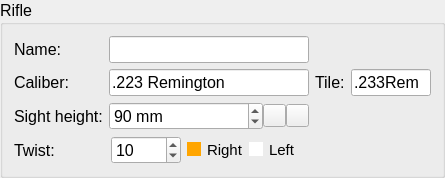
                <widget class="QGroupBox" name="rifleGroupBox">
                 <property name="sizePolicy">
                  <sizepolicy hsizetype="Expanding" vsizetype="Expanding">
                   <horstretch>0</horstretch>
                   <verstretch>0</verstretch>
                  </sizepolicy>
                 </property>
                 <property name="minimumSize">
                  <size>
                   <width>0</width>
                   <height>157</height>
                  </size>
                 </property>
                 <property name="maximumSize">
                  <size>
                   <width>16777215</width>
                   <height>188</height>
                  </size>
                 </property>
                 <property name="font">
                  <font>
                   <pointsize>12</pointsize>
                   <underline>false</underline>
                   <kerning>true</kerning>
                  </font>
                 </property>
                 <property name="styleSheet">
                  <string notr="true"/>
                 </property>
                 <property name="title">
                  <string>Rifle</string>
                 </property>
                 <property name="alignment">
                  <set>Qt::AlignLeading|Qt::AlignLeft|Qt::AlignTop</set>
                 </property>
                 <layout class="QFormLayout" name="formLayout_2">
                  <item row="0" column="0">
                   <widget class="QLabel" name="label">
                    <property name="font">
                     <font>
                      <pointsize>12</pointsize>
                     </font>
                    </property>
                    <property name="text">
                     <string>Name:</string>
                    </property>
                   </widget>
                  </item>
                  <item row="0" column="1">
                   <widget class="QLineEdit" name="rifleName">
                    <property name="sizePolicy">
                     <sizepolicy hsizetype="Expanding" vsizetype="Fixed">
                      <horstretch>0</horstretch>
                      <verstretch>0</verstretch>
                     </sizepolicy>
                    </property>
                    <property name="minimumSize">
                     <size>
                      <width>200</width>
                      <height>0</height>
                     </size>
                    </property>
                    <property name="maximumSize">
                     <size>
                      <width>200</width>
                      <height>16777215</height>
                     </size>
                    </property>
                    <property name="font">
                     <font>
                      <pointsize>12</pointsize>
                     </font>
                    </property>
                    <property name="styleSheet">
                     <string notr="true"/>
                    </property>
                    <property name="text">
                     <string/>
                    </property>
                    <property name="maxLength">
                     <number>20</number>
                    </property>
                    <property name="frame">
                     <bool>true</bool>
                    </property>
                   </widget>
                  </item>
                  <item row="2" column="0">
                   <widget class="QLabel" name="label_2">
                    <property name="font">
                     <font>
                      <pointsize>12</pointsize>
                     </font>
                    </property>
                    <property name="text">
                     <string>Caliber:</string>
                    </property>
                   </widget>
                  </item>
                  <item row="2" column="1">
                   <widget class="QWidget" name="widget" native="true">
                    <property name="maximumSize">
                     <size>
                      <width>334</width>
                      <height>16777215</height>
                     </size>
                    </property>
                    <layout class="QHBoxLayout" name="horizontalLayout_16">
                     <property name="spacing">
                      <number>6</number>
                     </property>
                     <property name="leftMargin">
                      <number>0</number>
                     </property>
                     <property name="topMargin">
                      <number>0</number>
                     </property>
                     <property name="rightMargin">
                      <number>0</number>
                     </property>
                     <property name="bottomMargin">
                      <number>0</number>
                     </property>
                     <item>
                      <widget class="QLineEdit" name="caliberName">
                       <property name="sizePolicy">
                        <sizepolicy hsizetype="Fixed" vsizetype="Fixed">
                         <horstretch>0</horstretch>
                         <verstretch>0</verstretch>
                        </sizepolicy>
                       </property>
                       <property name="minimumSize">
                        <size>
                         <width>200</width>
                         <height>0</height>
                        </size>
                       </property>
                       <property name="maximumSize">
                        <size>
                         <width>200</width>
                         <height>16777215</height>
                        </size>
                       </property>
                       <property name="font">
                        <font>
                         <pointsize>12</pointsize>
                        </font>
                       </property>
                       <property name="styleSheet">
                        <string notr="true"/>
                       </property>
                       <property name="text">
                        <string>.223 Remington</string>
                       </property>
                       <property name="maxLength">
                        <number>20</number>
                       </property>
                      </widget>
                     </item>
                     <item>
                      <widget class="QLabel" name="label_4">
                       <property name="font">
                        <font>
                         <pointsize>12</pointsize>
                        </font>
                       </property>
                       <property name="text">
                        <string>Tile:</string>
                       </property>
                      </widget>
                     </item>
                     <item>
                      <widget class="QLineEdit" name="caliberShort">
                       <property name="sizePolicy">
                        <sizepolicy hsizetype="Fixed" vsizetype="Fixed">
                         <horstretch>0</horstretch>
                         <verstretch>0</verstretch>
                        </sizepolicy>
                       </property>
                       <property name="minimumSize">
                        <size>
                         <width>0</width>
                         <height>0</height>
                        </size>
                       </property>
                       <property name="maximumSize">
                        <size>
                         <width>80</width>
                         <height>16777215</height>
                        </size>
                       </property>
                       <property name="font">
                        <font>
                         <pointsize>12</pointsize>
                        </font>
                       </property>
                       <property name="styleSheet">
                        <string notr="true"/>
                       </property>
                       <property name="text">
                        <string>.233Rem</string>
                       </property>
                       <property name="maxLength">
                        <number>8</number>
                       </property>
                      </widget>
                     </item>
                    </layout>
                   </widget>
                  </item>
                  <item row="4" column="0">
                   <widget class="QLabel" name="label_3">
                    <property name="font">
                     <font>
                      <pointsize>12</pointsize>
                     </font>
                    </property>
                    <property name="text">
                     <string>Sight height:</string>
                    </property>
                   </widget>
                  </item>
                  <item row="4" column="1">
                   <widget class="QWidget" name="widget_24" native="true">
                    <property name="minimumSize">
                     <size>
                      <width>0</width>
                      <height>0</height>
                     </size>
                    </property>
                    <property name="maximumSize">
                     <size>
                      <width>200</width>
                      <height>16777215</height>
                     </size>
                    </property>
                    <layout class="QHBoxLayout" name="horizontalLayout_7">
                     <property name="spacing">
                      <number>0</number>
                     </property>
                     <property name="leftMargin">
                      <number>0</number>
                     </property>
                     <property name="topMargin">
                      <number>0</number>
                     </property>
                     <property name="rightMargin">
                      <number>0</number>
                     </property>
                     <property name="bottomMargin">
                      <number>0</number>
                     </property>
                     <item>
                      <widget class="QSpinBox" name="shSpinBox">
                       <property name="font">
                        <font>
                         <pointsize>12</pointsize>
                        </font>
                       </property>
                       <property name="styleSheet">
                        <string notr="true"/>
                       </property>
                       <property name="suffix">
                        <string> mm</string>
                       </property>
                       <property name="maximum">
                        <number>200</number>
                       </property>
                       <property name="value">
                        <number>90</number>
                       </property>
                      </widget>
                     </item>
                     <item>
                      <widget class="QPushButton" name="lPushButton">
                       <property name="sizePolicy">
                        <sizepolicy hsizetype="Fixed" vsizetype="Fixed">
                         <horstretch>0</horstretch>
                         <verstretch>0</verstretch>
                        </sizepolicy>
                       </property>
                       <property name="maximumSize">
                        <size>
                         <width>23</width>
                         <height>23</height>
                        </size>
                       </property>
                       <property name="text">
                        <string/>
                       </property>
                       <property name="icon">
                        <iconset>
                         <normaloff>.rsrc/res/drawable/arrowrlbtn21a.png</normaloff>.rsrc/res/drawable/arrowrlbtn21a.png</iconset>
                       </property>
                      </widget>
                     </item>
                     <item>
                      <widget class="QPushButton" name="rPushButton">
                       <property name="sizePolicy">
                        <sizepolicy hsizetype="Fixed" vsizetype="Fixed">
                         <horstretch>0</horstretch>
                         <verstretch>0</verstretch>
                        </sizepolicy>
                       </property>
                       <property name="maximumSize">
                        <size>
                         <width>23</width>
                         <height>23</height>
                        </size>
                       </property>
                       <property name="text">
                        <string/>
                       </property>
                       <property name="icon">
                        <iconset>
                         <normaloff>.rsrc/res/drawable/arrowlrbtn21a.png</normaloff>.rsrc/res/drawable/arrowlrbtn21a.png</iconset>
                       </property>
                      </widget>
                     </item>
                    </layout>
                   </widget>
                  </item>
                  <item row="6" column="0">
                   <widget class="QLabel" name="label_5">
                    <property name="font">
                     <font>
                      <pointsize>12</pointsize>
                     </font>
                    </property>
                    <property name="text">
                     <string>Twist:</string>
                    </property>
                   </widget>
                  </item>
                  <item row="6" column="1">
                   <widget class="QWidget" name="widget_2" native="true">
                    <property name="maximumSize">
                     <size>
                      <width>200</width>
                      <height>16777215</height>
                     </size>
                    </property>
                    <layout class="QHBoxLayout" name="horizontalLayout_17">
                     <property name="spacing">
                      <number>4</number>
                     </property>
                     <property name="leftMargin">
                      <number>0</number>
                     </property>
                     <property name="topMargin">
                      <number>0</number>
                     </property>
                     <property name="rightMargin">
                      <number>0</number>
                     </property>
                     <property name="bottomMargin">
                      <number>0</number>
                     </property>
                     <item>
                      <widget class="QSpinBox" name="twistSpinBox">
                       <property name="maximumSize">
                        <size>
                         <width>70</width>
                         <height>16777215</height>
                        </size>
                       </property>
                       <property name="font">
                        <font>
                         <pointsize>12</pointsize>
                        </font>
                       </property>
                       <property name="styleSheet">
                        <string notr="true"/>
                       </property>
                       <property name="suffix">
                        <string/>
                       </property>
                       <property name="maximum">
                        <number>20</number>
                       </property>
                       <property name="value">
                        <number>10</number>
                       </property>
                      </widget>
                     </item>
                     <item>
                      <widget class="QRadioButton" name="rightTwist">
                       <property name="minimumSize">
                        <size>
                         <width>56</width>
                         <height>0</height>
                        </size>
                       </property>
                       <property name="maximumSize">
                        <size>
                         <width>56</width>
                         <height>16777215</height>
                        </size>
                       </property>
                       <property name="styleSheet">
                        <string notr="true">            QRadioButton::indicator::checked {background: orange}
            QRadioButton::indicator::unchecked {background: white}
            QRadioButton {font-size: 15px;}</string>
                       </property>
                       <property name="text">
                        <string>Right</string>
                       </property>
                       <property name="checked">
                        <bool>true</bool>
                       </property>
                      </widget>
                     </item>
                     <item>
                      <widget class="QRadioButton" name="leftTwist">
                       <property name="minimumSize">
                        <size>
                         <width>56</width>
                         <height>0</height>
                        </size>
                       </property>
                       <property name="maximumSize">
                        <size>
                         <width>56</width>
                         <height>16777215</height>
                        </size>
                       </property>
                       <property name="styleSheet">
                        <string notr="true">            QRadioButton::indicator::checked {background: orange}
            QRadioButton::indicator::unchecked {background: white}
            QRadioButton {font-size: 15px;}</string>
                       </property>
                       <property name="text">
                        <string>Left</string>
                       </property>
                      </widget>
                     </item>
                    </layout>
                   </widget>
                  </item>
                 </layout>
                </widget>
